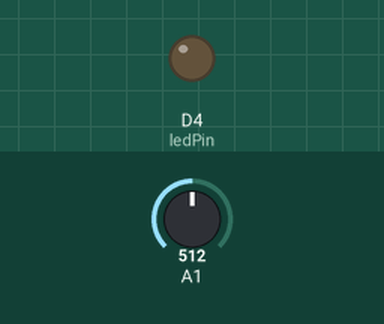
Recording of a sketch running on a simulated Arduino Zero (SAMD21). Parts: output pins drawn as LEDs (lit = HIGH). Dashed ring = blinking. The inputs (shaded band) are chosen by the test bench; at power-on: A1 = 512 (analog values on the 0–1023 scale). What the sketch prints to the serial monitor is not drawn.

Above: at 1.2 s.
1.3 s: A1 set to 3
At 2.12 s:
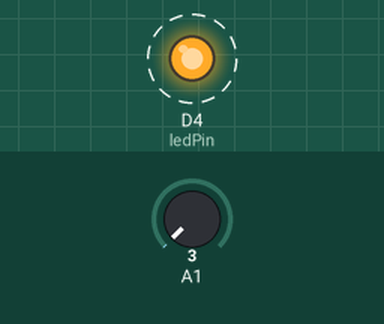
4.3 s: A1 set to 0
At 5.45 s:
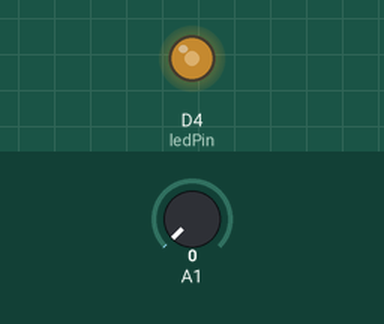
7.3 s: A1 set to 900
Timing chart, 0 to 16.3 s (numbered marks = the images above; inputs shaded):
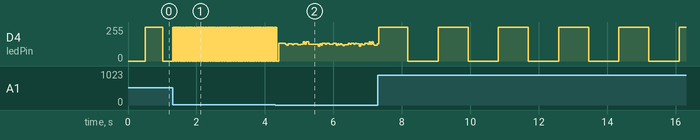

The sketch:

blinkwithoutdelay.ino
```cpp
/*
<><><><><><><><><><><><><><><><>
||||||||||||||||||||||||||||||||
||    "BLINK WITHOUT DELAY"   ||
||      by Ian Pokorny        ||
||          MTEC2280          ||
||||||||||||||||||||||||||||||||
- A sketch to show implementation of a simple repeating software timer
- This is preferred over using delay() as this is non-blocking
- Other code can run while timer is running, unlike delay()
- We can now adjust our timer interval using a potentiometer with little to no delay in response
<><><><><><><><><><><><><><><><>
*/

const int ledPin = 4;
const int adcPin = 1;

bool ledState = 0;  //led ON/OFF state

int currentTime = 0;  //variable to store current millis
int lastTime = 0;     //variable to store millis at moment of last event
int timerInterval = 1000; //amount of milliseconds for comparison

void setup()
{
  pinMode(ledPin, OUTPUT);
  analogReadResolution(10); //set ADC read to 0-1023 range
  Serial.begin(115200);

}

void loop()
{
  currentTime = millis(); //store current time

  timerInterval = map(analogRead(adcPin), 0, 1023, 10, 1000); //map ADC read from 0-1023 to 10-1000

  //now that we are not using delay(), we don't have to wait a whole second for pot value to update!

  if (currentTime - lastTime >= timerInterval)
  {
    lastTime = currentTime; //store current time as last time (this is when timer reached interval)
    ledState = !ledState; //flip LED state
    Serial.println("<><><><>____TIMER TRIGGERED!____<><><><>"); //print that timer is trig'ed
  }

  digitalWrite(ledPin, ledState);

  Serial.printf("LED STATE: %i \t Timer Interval = %i \n", ledState, timerInterval);
}
```

Measured:
- the behaviour switches between 2 and 1 on A1 (found by bisection; images 1 and 2)
- after the input at 1.3 s, D4 (ledPin): alternates 255/255 for 0.01 s and 0/255 for 0.01 s, starting at once
